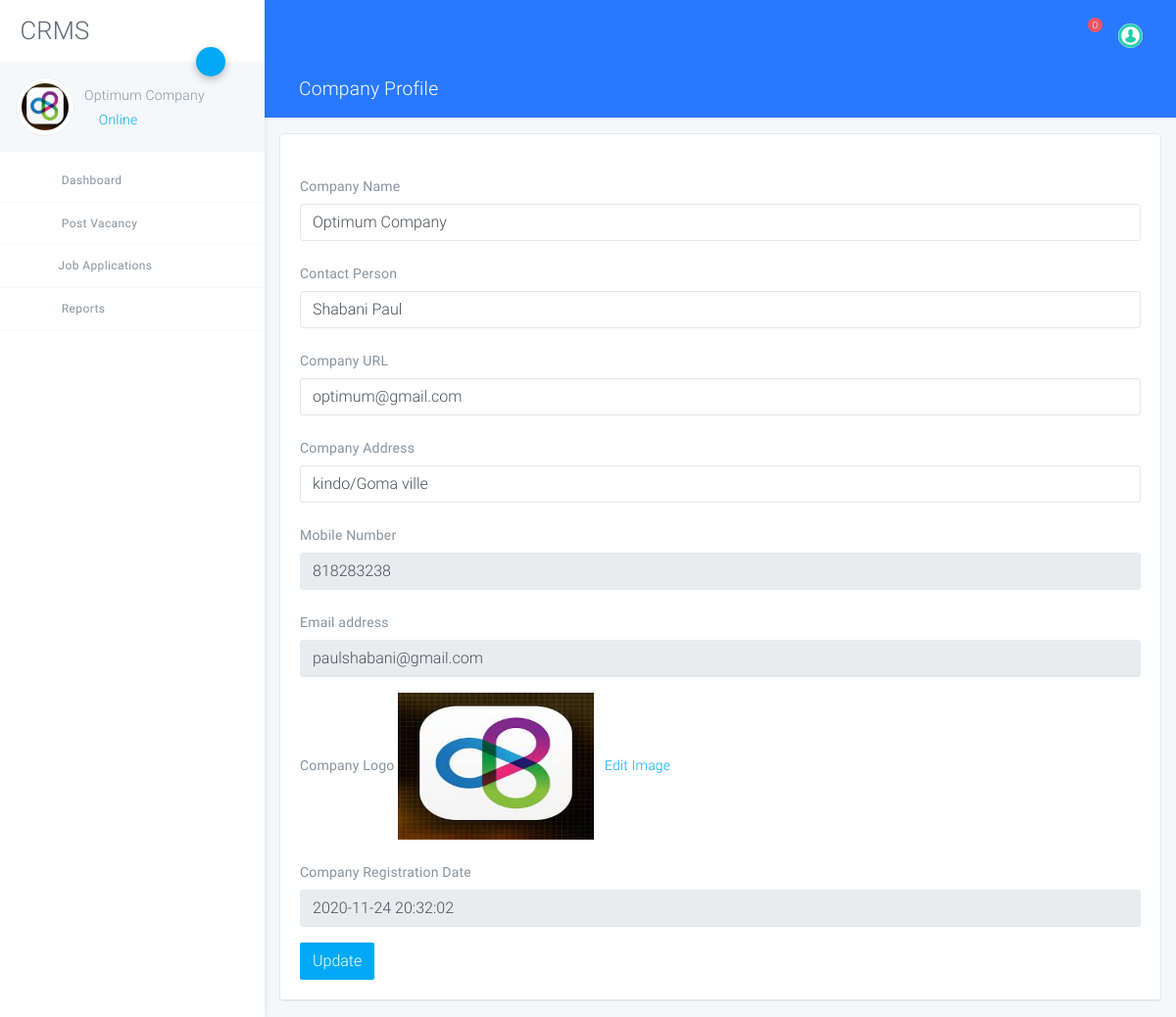
The app's page /company/company-profile.php (signed in) with its own data.
### tables this page shows
CREATE TABLE `tblcompany` (
  `ID` int(10) NOT NULL,
  `CompanyName` varchar(120) DEFAULT NULL,
  `ContactPerson` varchar(100) DEFAULT NULL,
  `CompanyUrl` varchar(200) DEFAULT NULL,
  `CompanyAddress` mediumtext DEFAULT NULL,
  `MobileNumber` bigint(10) DEFAULT NULL,
  `CompanyEmail` varchar(200) DEFAULT NULL,
  `CompanyLogo` varchar(200) DEFAULT NULL,
  `Password` varchar(120) DEFAULT NULL,
  `CompanyRegdate` timestamp NOT NULL DEFAULT current_timestamp()
);

### company/company-profile.php (the view, shortened to what this page needs)
<?php
include('includes/dbconnection.php');
if (strlen($_SESSION['crmscid']==0)) {
  header('location:logout.php');
  } else{
  ?>
<!DOCTYPE html>
<html lang="zxx">
<head>
    <link rel="stylesheet" href="assets/css/app.css">
</head>
<body class="light">
<div id="app">
<?php include_once('includes/sidebar.php');?>
<?php include_once('includes/header.php');?>
    <div class="page has-sidebar-left">
    <header class="blue accent-3 relative">
        <div class="container-fluid text-white">
            <div class="row p-t-b-10 ">
                <div class="col">
                    <h4>
                        <i class="icon-package"></i>
                        Company Profile
                    </h4>
                </div>
            </div>
        </div>
    </header>
    <div class="animatedParent animateOnce">
        <div class="container-fluid my-3">
            <div class="row">
                <div class="col-md-12">
                    <div class="card">
                        <div class="card-body b-b">
                            <form method="post">
  <?php
$compid=$_SESSION['crmscid'];
$ret=mysqli_query($con,"select * from tblcompany where ID='$compid'");
while ($row=mysqli_fetch_array($ret)) {
?>
                                <div class="form-row">
                                    <div class="form-group col-md-12">
                                        <label for="inputEmail4" class="col-form-label">Company Name</label>
                                        <input type="text" class="form-control" id="comname" name="comname" value="<?php  echo $row['CompanyName'];?>" required='true'>
                                    </div>
                                    <div class="form-group col-md-12">
                                        <label for="inputPassword4" class="col-form-label">Contact Person</label>
                                        <input type="text" id="conperson" name="conperson" class="form-control" value="<?php  echo $row['ContactPerson'];?>" required='true'>
                                    </div>
                                </div>
                                <div class="form-group">
                                    <label for="inputAddress" class="col-form-label">Company URL</label>
                                    <input type="text" id="comurl" name="comurl" class="form-control" value="<?php  echo $row['CompanyUrl'];?>" required='true'>
                                </div>
                                <div class="form-group">
                                    <label for="inputAddress" class="col-form-label">Company Address</label>
                                    <input type="text" id="compadd" name="compadd" class="form-control" value="<?php  echo $row['CompanyAddress'];?>" required='true'>
                                </div>
                                <div class="form-group">
                                    <label for="inputAddress" class="col-form-label">Mobile Number</label>
                                    <input type="text" id="$mobno" name="$mobno" class="form-control" value="<?php  echo $row['MobileNumber'];?>" readonly='true'>
                                </div>
                                <div class="form-group">
                                    <label for="inputAddress2" class="col-form-label">Email address</label>
                                    <input type="email" id="compemail" name="compemail" class="form-control" value="<?php  echo $row['CompanyEmail'];?>" readonly='true'>
                                </div>
                                <div class="form-group">
                                    <label for="inputAddress2" class="col-form-label">Company Logo</label>
                                    <img src="images/<?php echo $row['CompanyLogo'];?>" width="200" height="150" value="<?php  echo $row['CompanyLogo'];?>"><a href="changeimage.php?editid=<?php echo $row['ID'];?>"> &nbsp; Edit Image</a>
                                </div>
                                <div class="form-group">
                                    <label for="inputAddress2" class="col-form-label">Company Registration Date</label>
                                    <input type="text" id="" name="" class="form-control" value="<?php  echo $row['CompanyRegdate'];?>" readonly='true'>
                                </div>
                               <?php } ?>
                                <button type="submit" name="submit" class="btn btn-primary">Update</button>
                            </form>
                        </div>
                    </div>
                </div>
            </div>
        </div>
    </div>
</div>
</div>
</body>
</html>
<?php } ?>

### company/includes/sidebar.php (shortened to what this page needs)
<?php
include('includes/dbconnection.php');
  ?>
<aside class="main-sidebar fixed offcanvas shadow">
    <section class="sidebar">
        <div class="w-80px mt-3 mb-3 ml-3">
        <h2 align="center"> CRMS</h2>
        </div>
        <div class="relative">
            <a data-toggle="collapse" href="#userSettingsCollapse" role="button" aria-expanded="false"
               aria-controls="userSettingsCollapse" class="btn-fab btn-fab-sm fab-right fab-top btn-primary shadow1 ">
                <i class="icon icon-cogs"></i>
            </a>
            <div class="user-panel p-3 light mb-2">
                <div>
<?php
$cid=$_SESSION['crmscid'];
$ret=mysqli_query($con,"select CompanyName,CompanyLogo from tblcompany where ID='$cid'");
$row=mysqli_fetch_array($ret);
$name=$row['CompanyName'];
$logo=$row['CompanyLogo'];
?>
                    <div class="float-left image">
<img class="user_avatar" src="images/<?php echo $logo; ?>" alt="<?php echo $name; ?>" height="60">
                    </div>
                    <div class="float-left info">
                        <h6 class="font-weight-light mt-2 mb-1"><?php echo $name; ?></h6>
                        <a href="#"><i class="icon-circle text-primary blink"></i> Online</a>
                    </div>
                </div>
                <div class="clearfix"></div>
            </div>
        </div>
        <ul class="sidebar-menu">
            <li class="treeview"><a href="dashboard.php">
                <i class="icon icon-sailing-boat-water purple-text s-18"></i> <span>Dashboard</span>
            </a>
            </li>
            <li class="treeview"><a href="#">
                <i class="icon icon icon-package blue-text s-18"></i>
                <span>Post Vacancy</span>
            </a>
            </li>
            <li class="treeview"><a href="#"><i class="icon icon-documents3 text-blue s-18"></i>Job Applications<i
                    class="icon icon-angle-left s-18 pull-right"></i></a>
            </li>
            <li class="treeview ">
                <a href="#">
                    <i class="icon icon-package text-lime s-18"></i> <span>Reports</span>
                    <i class="icon icon-angle-left s-18 pull-right"></i>
                </a>
            </li>
        </ul>
    </section>
</aside>

### records on screen
tblcompany: CompanyLogo (picture), CompanyName "Optimum Company", comname "Optimum Company", conperson "Shabani Paul", comurl "optimum@gmail.com", compadd "kindo/Goma ville", MobileNumber "818283238", compemail "paulshabani@gmail.com", CompanyRegdate "2020-11-24 20:32:02"

### other values on screen
$num "0"
